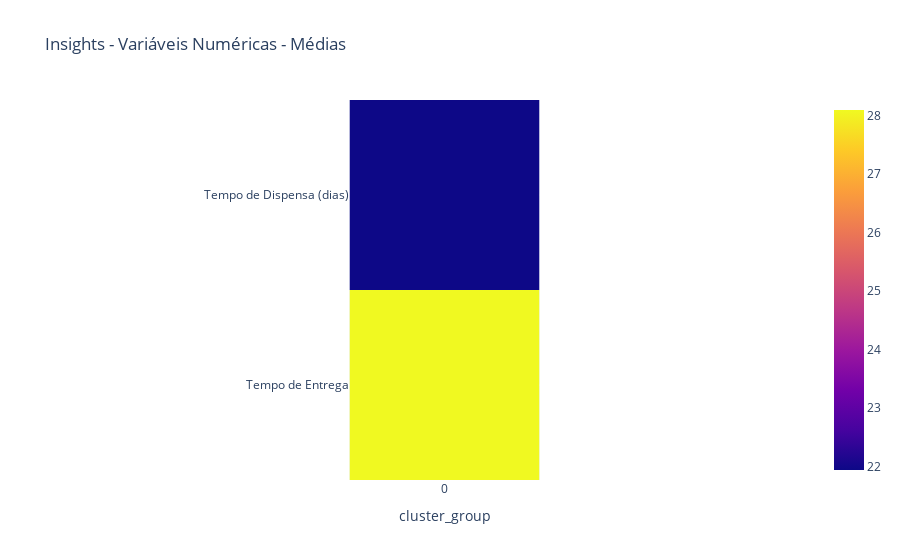
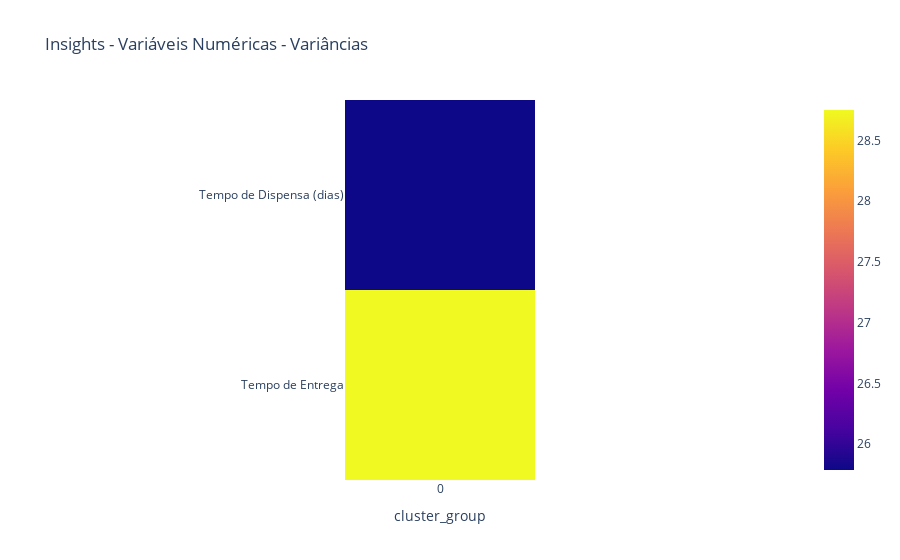

Notebook code cell kept with these figures, in order:
### Code cell
texts, figures, tables = numerical_insights(numerical_group)

print(texts[0])
display(tables[0])
print(texts[1])
display(tables[1])
print(texts[2])
for figure in figures:
    figure.show()
print(texts[3])

### Figure 1 — Plotly figure (JSON) as saved in the notebook; plotly's stock layout.template omitted (floating-point values rounded to 4 significant figures)
{"data": [{"coloraxis": "coloraxis", "hovertemplate": "cluster_group: %{x}<br>y: %{y}<br>color: %{z}<extra></extra>", "name": "0", "type": "heatmap", "x": ["0"], "xaxis": "x", "y": ["Tempo de Dispensa (dias)", "Tempo de Entrega"], "yaxis": "y", "z": [[21.95], [28.09]]}], "layout": {"coloraxis": {"colorscale": [[0, "#0d0887"], [0.1111, "#46039f"], [0.2222, "#7201a8"], [0.3333, "#9c179e"], [0.4444, "#bd3786"], [0.5556, "#d8576b"], [0.6667, "#ed7953"], [0.7778, "#fb9f3a"], [0.8889, "#fdca26"], [1, "#f0f921"]]}, "title": {"text": "Insights - Variáveis Numéricas - Médias"}, "xaxis": {"anchor": "y", "constrain": "domain", "domain": [0, 1], "scaleanchor": "y", "title": {"text": "cluster_group"}}, "yaxis": {"anchor": "x", "autorange": "reversed", "constrain": "domain", "domain": [0, 1]}}}

### Figure 2 — Plotly figure (JSON) as saved in the notebook; plotly's stock layout.template omitted (floating-point values rounded to 4 significant figures)
{"data": [{"coloraxis": "coloraxis", "hovertemplate": "cluster_group: %{x}<br>y: %{y}<br>color: %{z}<extra></extra>", "name": "0", "type": "heatmap", "x": ["0"], "xaxis": "x", "y": ["Tempo de Dispensa (dias)", "Tempo de Entrega"], "yaxis": "y", "z": [[25.79], [28.75]]}], "layout": {"coloraxis": {"colorscale": [[0, "#0d0887"], [0.1111, "#46039f"], [0.2222, "#7201a8"], [0.3333, "#9c179e"], [0.4444, "#bd3786"], [0.5556, "#d8576b"], [0.6667, "#ed7953"], [0.7778, "#fb9f3a"], [0.8889, "#fdca26"], [1, "#f0f921"]]}, "title": {"text": "Insights - Variáveis Numéricas - Variâncias"}, "xaxis": {"anchor": "y", "constrain": "domain", "domain": [0, 1], "scaleanchor": "y", "title": {"text": "cluster_group"}}, "yaxis": {"anchor": "x", "autorange": "reversed", "constrain": "domain", "domain": [0, 1]}}}
